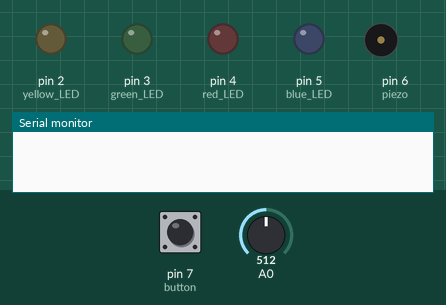
This sketch was run on a simulated Arduino Uno, built with avr-gcc and run on an emulated ATmega328P. Parts: output pins drawn as LEDs (lit = HIGH), buzzer (waves = sounding), the last lines printed to the serial monitor. The test bench sets the inputs (shaded band); at power-on: pin 7 (button) HIGH, A0 = 512.

Above: at 1.2 s.
1.3 s: pin 7 (button) pulled LOW for 0.15 s
At 2.2 s:
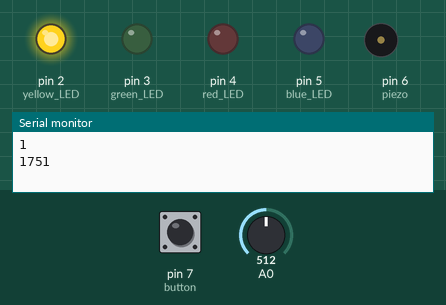
4.4 s: A0 set to 900
At 7.1 s:
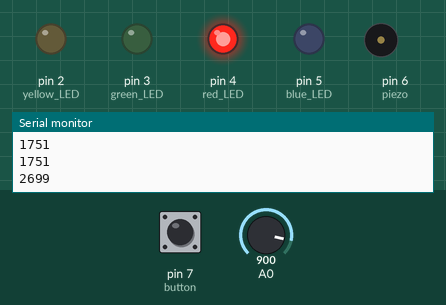
7.4 s: pin 7 (button) pulled LOW for 1 s
At 8.1 s:
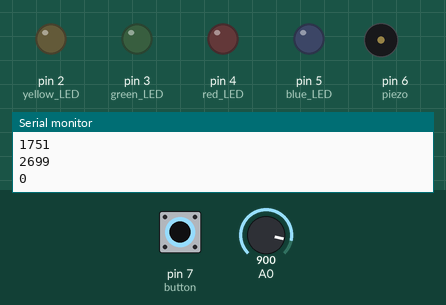
9.9 s: pin 7 (button) pulled LOW for 0.15 s
At 10.8 s:
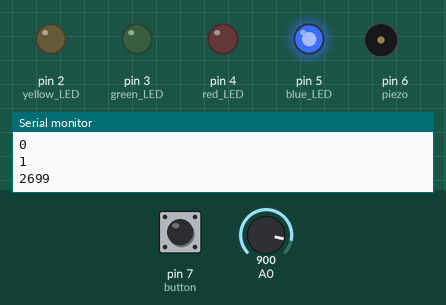
13.0 s: A0 set to 306
At 14.2 s:
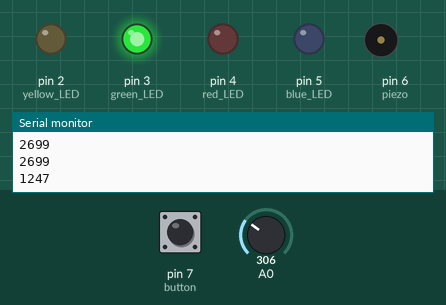
16.0 s: A0 set to 511
Timing chart, 0 to 20.0 s (numbered marks = the images above; inputs shaded):
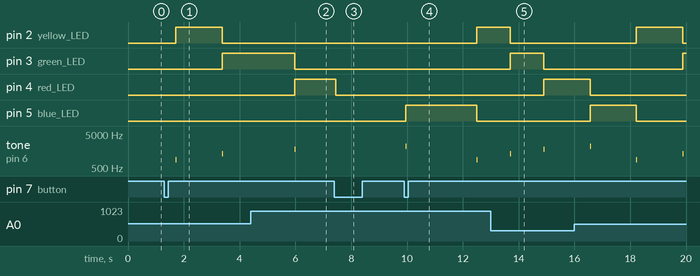

Measured:
- after the input at 1.3 s, pin 2 (yellow_LED): LOW → HIGH after 0.42 s, → LOW 1.7 s later; pin 3 (green_LED): LOW → HIGH after 2.1 s; tone on pin 6 (piezo): silent → 880 Hz after 0.42 s, → silent 0.02 s later, → 1320 Hz 1.6 s later, → silent 0.02 s later
- after the input at 4.4 s, pin 3 (green_LED): HIGH → LOW after 1.6 s instead of 0.68 s; pin 5 (blue_LED): stays LOW (without the input it goes to HIGH after 2.4 s)
- after the input at 7.4 s, pin 4 (red_LED): HIGH → LOW after 0.05 s instead of 1.2 s; pin 5 (blue_LED): stays LOW (without the input it goes to HIGH after 1.2 s); tone on pin 6 (piezo): stays silent (without the input it goes to 2200 Hz after 1.2 s)
- after the input at 9.9 s, pin 2 (yellow_LED): LOW → HIGH after 2.6 s; pin 5 (blue_LED): LOW → HIGH after 0.05 s, → LOW 2.6 s later; tone on pin 6 (piezo): silent → 2200 Hz after 0.05 s, → silent 0.02 s later, → 880 Hz 2.5 s later, → silent 0.02 s later
- after the input at 13.0 s, pin 2 (yellow_LED): HIGH → LOW after 0.70 s instead of 2.1 s; pin 3 (green_LED): LOW → HIGH after 0.70 s instead of 2.1 s; pin 4 (red_LED): LOW → HIGH after 1.9 s

The sketch:

LEE_GRACE_A1_ProgIS.ino
```cpp
#include <ezButton.h>
#define SWITCH_OFF 0
#define SWITCH_ON  1
//variables

int tilt;
int tempo;
int seqNo = 2;
int x=2;
int cycleCount=0;

ezButton button(7); // create ezButton object that attaches to pin 7;

int switch_state = SWITCH_OFF; // initial state

void setup() {
  Serial.begin(9600);
  button.setDebounceTime(50); // set debounce time to 50 milliseconds

  // declare the LED pins as outputs
  pinMode(2, OUTPUT); // yellow LED
  pinMode(3, OUTPUT); // green LED
  pinMode(4, OUTPUT); // red LED
  pinMode(5, OUTPUT); // blue LED
  pinMode(6, OUTPUT); // piezo

  pinMode(7, INPUT); // switch
}

void loop() {
  tilt = analogRead(A0);
  tempo = map(tilt, 0, 1023, 500, 3000);

  button.loop(); // MUST call the loop() function first

  if (button.isPressed()) {
    // change state of switch
    if (switch_state == SWITCH_OFF)
      switch_state = SWITCH_ON;
    else
      switch_state = SWITCH_OFF;
      Serial.println(switch_state);
  }

  if (switch_state == SWITCH_OFF) {
    digitalWrite(2, LOW);
    digitalWrite(3, LOW);
    digitalWrite(4, LOW);
    digitalWrite(5, LOW);
  }else if (cycleCount > tempo) {
      Serial.println(tempo);
      for (x=2; x<=5; x++){
        if (x==seqNo){
          digitalWrite (x, HIGH);
          tone(6, 440*x, 20);
        } else
          digitalWrite (x, LOW);
      }
      if (seqNo==5){
        seqNo=2;
      }else{
        seqNo++;
      }
      cycleCount = 0;
   }
   cycleCount++;
}
```
